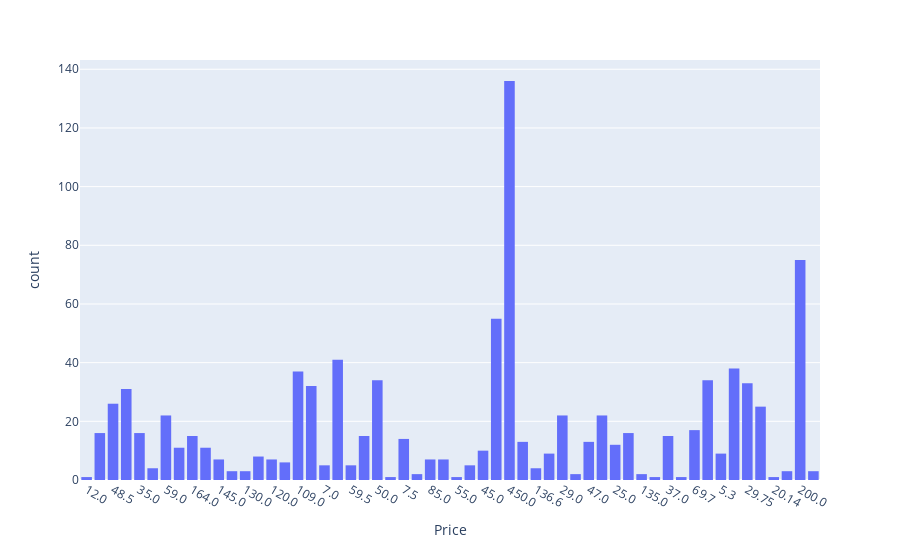

The notebook cell this image was saved under:
### Markdown cell above
# How Expensive are the Launches? 

Create a histogram and visualise the distribution. The price column is given in USD millions (careful of missing values).

### Code cell
px.histogram(clean_df.sort_values(by=["Organisation", "Price"], ascending=[False, False]), x="Price",nbins=10)

### Figure 1 — Plotly figure (JSON) as saved in the notebook; plotly's stock layout.template omitted (floating-point values rounded to 4 significant figures; data arrays with more than 128 entries replaced by an {"elided": "..."} marker saying what was removed)
{"data": [{"alignmentgroup": "True", "bingroup": "x", "hovertemplate": "Price=%{x}<br>count=%{y}<extra></extra>", "legendgroup": "", "marker": {"color": "#636efa", "pattern": {"shape": ""}}, "name": "", "nbinsx": 10, "offsetgroup": "", "orientation": "v", "showlegend": false, "type": "histogram", "x": {"elided": "964 str values"}, "xaxis": "x", "yaxis": "y"}], "layout": {"barmode": "relative", "legend": {"tracegroupgap": 0}, "margin": {"t": 60}, "xaxis": {"anchor": "y", "domain": [0, 1], "title": {"text": "Price"}}, "yaxis": {"anchor": "x", "domain": [0, 1], "title": {"text": "count"}}}}
